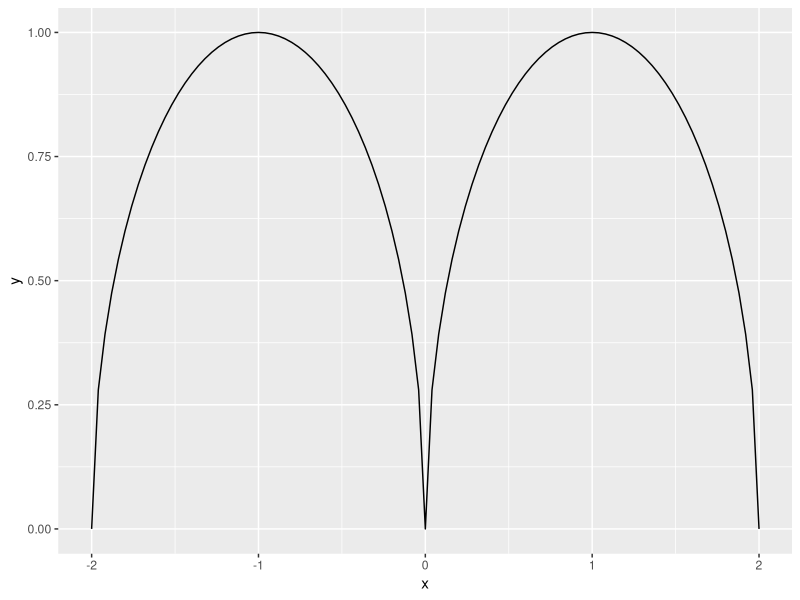

R code for this plot:
## ---- chunk 1
library(ggplot2)
## ---- chunk 2
f <- function(x){ sqrt( 1 - (abs(x) - 1)^2 ) }
## ---- chunk 3
p <- ggplot(data = data.frame(x=0), mapping = aes(x = x))
p + stat_function(fun = f) + xlim(-2,2)
